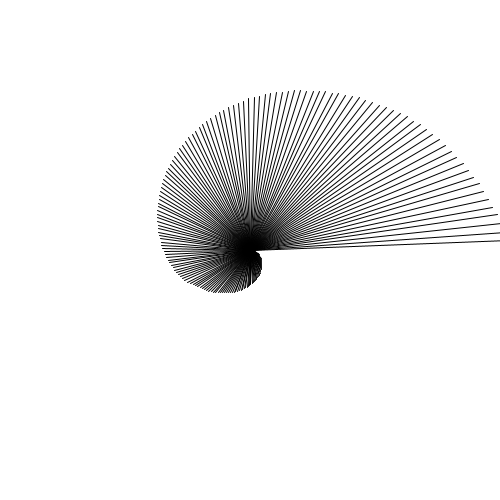
Frame 1 (no input)
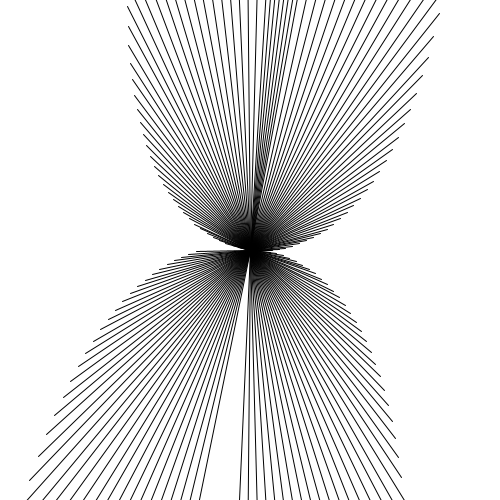
Frame 60 (the mouse pressed at the canvas centre just before this capture)
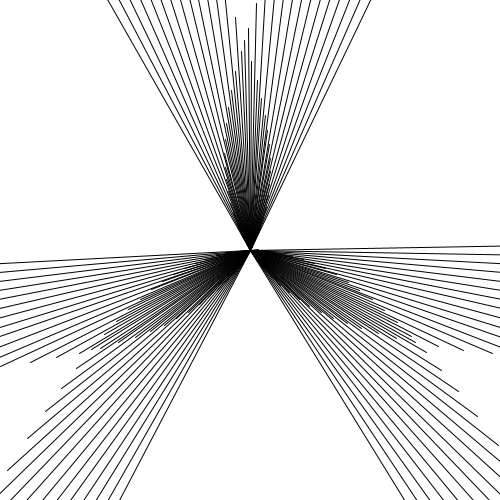
Frame 120 (the mouse held since frame 60 and released just before this capture)

The Processing sketch that drew these frames (run headless with seeded random() and noise(); from frame 60 on, the mouse is pressed at the canvas centre):

// Processing sketch: processing_100769
// ── processing_100769.pde

int lineNo = 179;
float [] theta = new float [lineNo];
float [] radius = new float [lineNo];
void setup(){
  size(500,500);
  for (int x = 0; x < theta.length; x++){
    theta[x] = x * 2 * PI / (lineNo);
  }
}
void draw(){
  translate(250, 250);
  background(255);
  for (int x = 0; x < theta.length; x++){
    radius[x] = 200 * tan(theta[x] * millis() * .0005 % 20);
    line(0, 0, radius[x] * cos(theta[x]), radius[x] * sin(theta[x]));
  }
}
